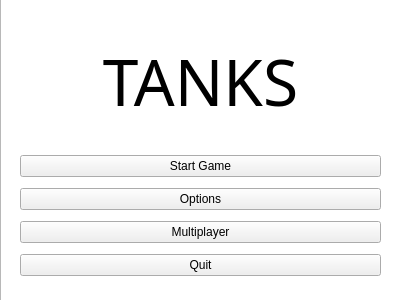
<?xml version="1.0" encoding="UTF-8"?>
<ui version="4.0">
 <class>MainMenu</class>
 <widget class="QWidget" name="MainMenu">
  <property name="geometry">
   <rect>
    <x>0</x>
    <y>0</y>
    <width>400</width>
    <height>300</height>
   </rect>
  </property>
  <property name="windowTitle">
   <string>Form</string>
  </property>
  <widget class="QWidget" name="verticalLayoutWidget">
   <property name="geometry">
    <rect>
     <x>20</x>
     <y>150</y>
     <width>361</width>
     <height>131</height>
    </rect>
   </property>
   <layout class="QVBoxLayout" name="verticalLayout">
    <item>
     <widget class="QPushButton" name="btnStartGame">
      <property name="text">
       <string>Start Game</string>
      </property>
     </widget>
    </item>
    <item>
     <widget class="QPushButton" name="btnOptions">
      <property name="text">
       <string>Options</string>
      </property>
     </widget>
    </item>
    <item>
     <widget class="QPushButton" name="btnMultiplayer">
      <property name="text">
       <string>Multiplayer</string>
      </property>
     </widget>
    </item>
    <item>
     <widget class="QPushButton" name="btnQuit">
      <property name="text">
       <string>Quit</string>
      </property>
     </widget>
    </item>
   </layout>
  </widget>
  <widget class="QLabel" name="lblTanksTitle">
   <property name="geometry">
    <rect>
     <x>30</x>
     <y>20</y>
     <width>341</width>
     <height>121</height>
    </rect>
   </property>
   <property name="font">
    <font>
     <family>Stencil</family>
     <pointsize>48</pointsize>
     <bold>false</bold>
    </font>
   </property>
   <property name="text">
    <string>TANKS</string>
   </property>
   <property name="alignment">
    <set>Qt::AlignCenter</set>
   </property>
  </widget>
  <widget class="QGraphicsView" name="qgv_TankBackground">
   <property name="geometry">
    <rect>
     <x>0</x>
     <y>-10</y>
     <width>401</width>
     <height>311</height>
    </rect>
   </property>
   <property name="interactive">
    <bool>false</bool>
   </property>
  </widget>
  <zorder>qgv_TankBackground</zorder>
  <zorder>verticalLayoutWidget</zorder>
  <zorder>lblTanksTitle</zorder>
 </widget>
 <resources/>
 <connections/>
</ui>
